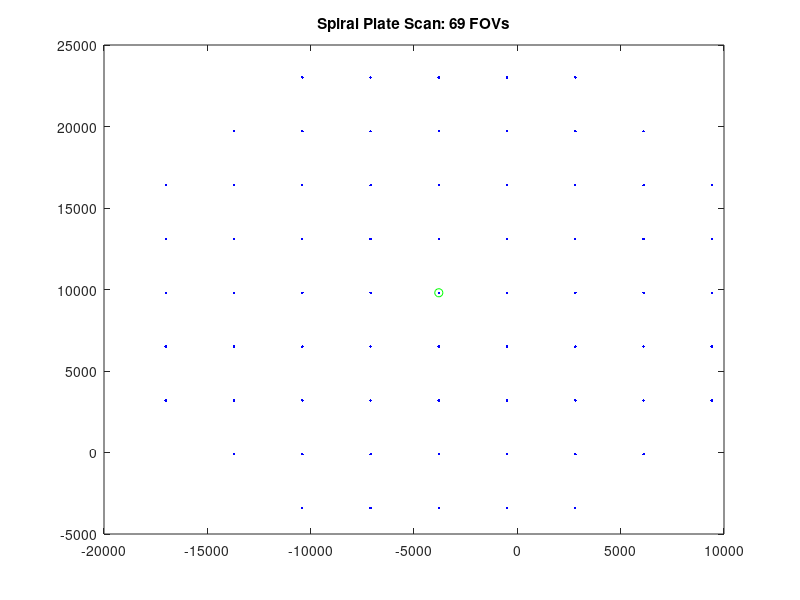

The MATLAB script that drew this image: (Note: this script raises an error after producing the figure.)
function [xPositions, yPositions, rows, cols, stageZ, M] = createRoundGridSpiral()
%% Petri Dish Scanning - this will create a raster scan pattern of a petri dish, simply give the function the center of the stage, the size of the petri dish, and how much trim you want at the edges
%For conventions sake all coordinates are listed here in Cartesian
%coordinates (X,Y) rather than Matlab coordinates (Y,X)

%% Input parameters
%Center of the dish at location [-12500, 8500] (units are in um)
homeX = 9800;
homeY = -3800;
% w = mmc.getImageWidth();
% h = mmc.getImageHeight();

w = 2048;
h = 2048;
%Petri dish dimensions, assume it's round, units in um
petriDiam = 50000;
%How many fields of view to trim around the borders of the petri dish to
%ensure that edge effects are not captured. MUST BE AN INTEGER AMOUNT!!!
trim_amount = 2;

%% Now to create the raster scan pattern, we assume home is at (0,0) for now
% pixSize = mmc.getPixelSizeUm();
pixSize = 1.6125;
fovW = pixSize * w;
fovH = pixSize * h;
%Find out how many fields of view in the x direction
numFovW = floor(petriDiam / fovW);
numFovH = floor(petriDiam / fovH);
%We now create a square grid centered at (0,0), taking into account how
%many fields of view we have to work with.
if rem(numFovW,2) == 0
    left = (numFovW/2-0.5)*fovW;
else
    left = floor(numFovW/2)*fovW;
end
if rem(numFovH,2) == 0
    bottom = (numFovH/2-0.5)*fovH;
else
    bottom = floor(numFovH/2)*fovH;
end
cols = -left:fovW:left;
rows = -bottom:fovW:bottom;
%Now calculate the x and y positions of the resultant (square) grid
[X, Y] = meshgrid(rows,cols);
stageX = X; stageY = Y;
%Move everything from being centered at (0,0) to centered at (homeX, homeY)
stageX = stageX + homeX; stageY = stageY + homeY;rows = rows + homeY;cols = cols + homeX;
%We will proceed by analyzing each column of positions and asking whether
%those positions fall within the petri dish. We will save each set of
%columns under one entry in the cell "X_columns" and "Y_columns"
petri_Radius = petriDiam/2 - trim_amount*sqrt(fovW^2 + fovH^2);

for j = 1:size(X,2)
    for i = 1:size(X,1)
        if sqrt((X(i,j))^2 + (Y(i,j))^2) > petri_Radius
            stageX(i,j) = NaN;
            stageY(i,j) = NaN;
        end
    end
end

%Find the total number of positions to scan through
numFOVs = numel(X) - sum(sum(isnan(stageX)));

%Now to create the final list of positions to scan through
xPositions = zeros(size(X,1),1);
yPositions = zeros(size(Y,1),1);
currentXidx = round(size(X,2)/2);
currentYidx = round(size(Y,1)/2);
xPositions(1) = currentXidx;;
yPositions(1) = currentYidx;
direction = 'up';
dir_Array = [{'up'}, {'left'}, {'down'}, {'right'}];
directionIdx = 0; %Check how many times directions have changed. After changing direction twice, have to travel one additional FOV in the next direction
numSteps = 1; %For the directon we are traveling, how many FOVs to travel
idx = 1; %Keeps track which position to add next to x and yPositions
FOVidx = 1;

%Change direction twice, then add one more element to the number of steps
%going in one direction and repeat until all FOVs are traveled.
while FOVidx < numel(X);
    if directionIdx < 2
        directionIdx = directionIdx + 1;
        [xPositions, yPositions, idx] = travelCurrentDirection(direction,...
            numSteps,xPositions,yPositions,idx);
        %Now change direction
        next_Direction = find(strcmp(direction,dir_Array) == 1) + 1;
        if next_Direction == 5
            direction = 'up';
        else
            direction = dir_Array(next_Direction);
        end
    else
        directionIdx = 0;
        numSteps = numSteps + 1;
    end
end

%zPositions will keep track of the ZOffset for each location on the plate
stageZ = stageX;
stageZ(find(stageX > 0)) = 0; stageZ(find(stageX < 0)) = 0;
save('50mm_plate_raster_scan_positions_4x_spiral.mat','xPositions','yPositions','rows','cols', 'stageZ');

%% Debugging section, comment out otherwise
% figure();plot(stageY,stageX,'b.');title('Round Grid Creation');
figure();plot(stageY,stageX,'b.');title('Spiral Scan Animation');
hold on;
plot(homeY,homeX,'go');
title(['Spiral Plate Scan: ' num2str(numFOVs) ' FOVs']);
vidObj = VideoWriter('GridScanAnimation.avi');
vidObj.FrameRate = 15;
open(vidObj);
for i = 1:numel(xPositions)
    if isnan(stageX(yPositions(i),xPositions(i))) == 0
        plot(rows(yPositions(i)),cols(xPositions(i)),'r*');
        M(i) = getframe;
        pause(1/30);
    end
end
% writeVideo(vidObj,M);


%% Functions used to create grid

    function [xPositions, yPositions,idx] = travelCurrentDirection(direction,numSteps,xPositions,yPositions,idx)
        numSteps = min(numSteps,size(X,1)-1);
        for k = 1:numSteps
            if strcmp(direction,'up') == 1
                currentYidx = currentYidx + 1;
                idx = idx + 1;
            elseif strcmp(direction,'left') == 1
                currentXidx = currentXidx - 1;
                idx = idx + 1;
            elseif strcmp(direction,'down') == 1
                currentYidx = currentYidx - 1;
                idx = idx + 1;
            elseif strcmp(direction,'right') == 1
                currentXidx = currentXidx + 1;
                idx = idx + 1;
            end
            xPositions(idx) = currentXidx;
            yPositions(idx) = currentYidx;
            FOVidx = FOVidx + 1;
        end
    end
end